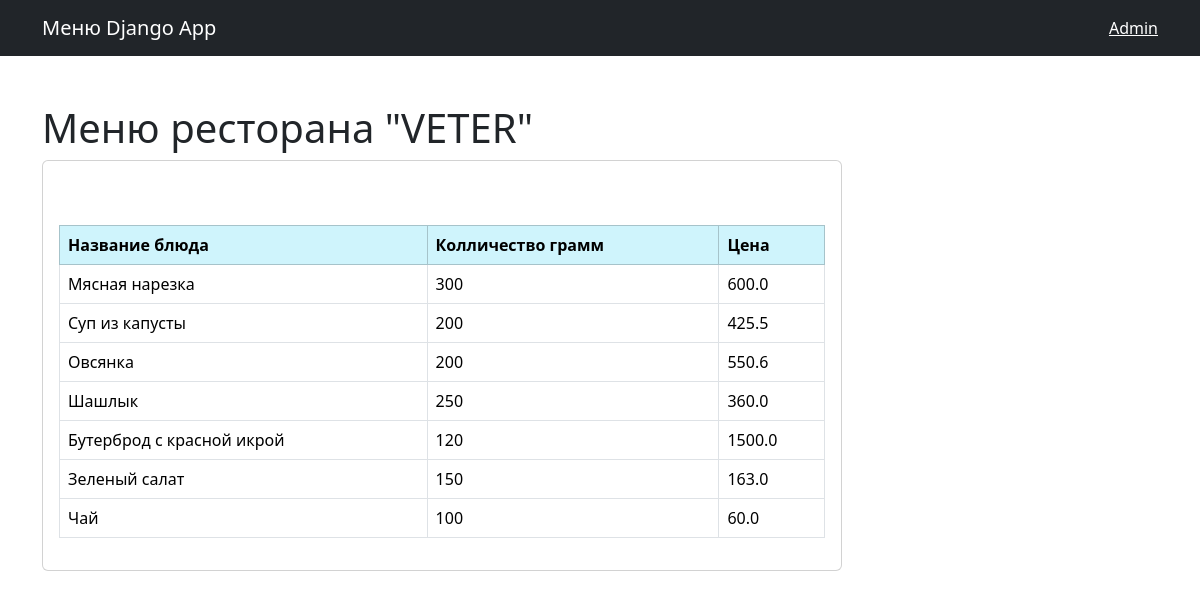
Page /menu/1/ on the committed database.
### menu/models.py (models this page shows, shortened)
class Menu(models.Model):
    title = models.CharField(max_length=255)
    created_at = models.DateTimeField(default=timezone.now)

class Dish(models.Model):
    name = models.CharField(max_length=255)
    amount = models.PositiveIntegerField()
    price = models.FloatField()
    menu = models.ForeignKey(Menu, on_delete=models.CASCADE)

### menu/views.py (the view)
# urls.py: path('<int:menu_id>/', views.menu_detail, name='menu_detail'),
def menu_detail(request, menu_id):
    menu = get_object_or_404(Menu, pk=menu_id)
    dishes = Dish.objects.all()
    return render(request, 'menu_detail.html', {'menu': menu,
                                                'dishes': dishes})

### templates/menu_detail.html
{% extends 'base.html'%} {% block title %} {{menu.title}}{%endblock%} {% block content %}
<h1 class="mt-5">{{menu.title}}</h1>
<div class="card" style="width: 50rem">
  <div class="card-body">
    <p class="card-text">
      <table class="table mt-5 table-bordered table-strited table-hover">
        <thead class="table-info">
          <tr>
            <th>Название блюда</th>
            <th>Колличество грамм</th>
            <th>Цена</th>
          </tr>
        </thead>
        <tbody>
          {% for dish in dishes %}
          <tr>
              <td>{{dish.name}}</td>
              <td>{{dish.amount}}</td>
              <td>{{dish.price}}</td>
          </tr>
          {% endfor %}
        </tbody>
    </table>
    </p>
  </div>
</div>
{% endblock%}

### templates/base.html (shortened to what this page needs)
<html lang="en">
  <head>
    <link
      href="https://cdn.jsdelivr.net/npm/bootstrap@5.3.2/dist/css/bootstrap.min.css"
      rel="stylesheet"
    />
  </head>
  <body>
    <nav class="navbar navbar-dark bg-dark">
      <div class="container">
        <a href={% url "menu:index" %} class="navbar-brand">Меню Django App</a>
        <span class="navbar-text">
          <a href="/admin/">Admin</a>
        </span>
      </div>
    </nav>
    <main class="container">{%block content %} {%endblock%}</main>
  </body>
</html>

### rows in the picture
Menu: title "Меню ресторана \"VETER\""
Dish: name "Мясная нарезка", amount "300", price "600.0"
Dish: name "Суп из капусты", amount "200", price "425.5"
Dish: name "Овсянка", amount "200", price "550.6"
Dish: name "Шашлык", amount "250", price "360.0"
Dish: name "Бутерброд с красной икрой", amount "120", price "1500.0"
Dish: name "Зеленый салат", amount "150", price "163.0"
Dish: name "Чай", amount "100", price "60.0"
